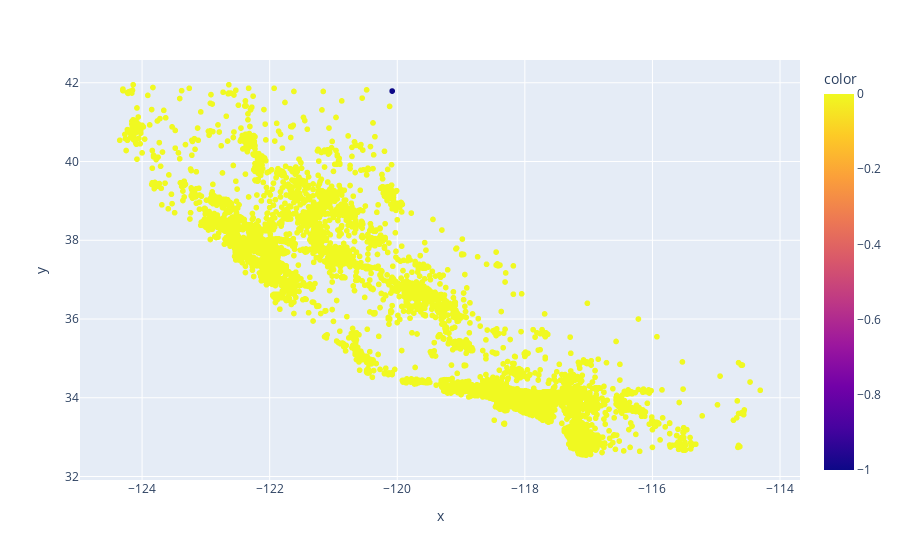

The notebook cell saved with this chart:
### Code cell
px.scatter(x = long,y = lat,color = data["cluster"])

### Figure 1 — Plotly figure (JSON) as saved in the notebook; plotly's stock layout.template omitted (floating-point values rounded to 4 significant figures; data arrays with more than 128 entries replaced by an {"elided": "..."} marker saying what was removed)
{"data": [{"hovertemplate": "x=%{x}<br>y=%{y}<br>color=%{marker.color}<extra></extra>", "legendgroup": "", "marker": {"color": {"elided": "17000 int values"}, "coloraxis": "coloraxis", "symbol": "circle"}, "mode": "markers", "name": "", "showlegend": false, "type": "scattergl", "x": {"elided": "17000 float values"}, "xaxis": "x", "y": {"elided": "17000 float values"}, "yaxis": "y"}], "layout": {"coloraxis": {"colorbar": {"title": {"text": "color"}}, "colorscale": [[0, "#0d0887"], [0.1111, "#46039f"], [0.2222, "#7201a8"], [0.3333, "#9c179e"], [0.4444, "#bd3786"], [0.5556, "#d8576b"], [0.6667, "#ed7953"], [0.7778, "#fb9f3a"], [0.8889, "#fdca26"], [1, "#f0f921"]]}, "legend": {"tracegroupgap": 0}, "margin": {"t": 60}, "xaxis": {"anchor": "y", "domain": [0, 1], "title": {"text": "x"}}, "yaxis": {"anchor": "x", "domain": [0, 1], "title": {"text": "y"}}}}
